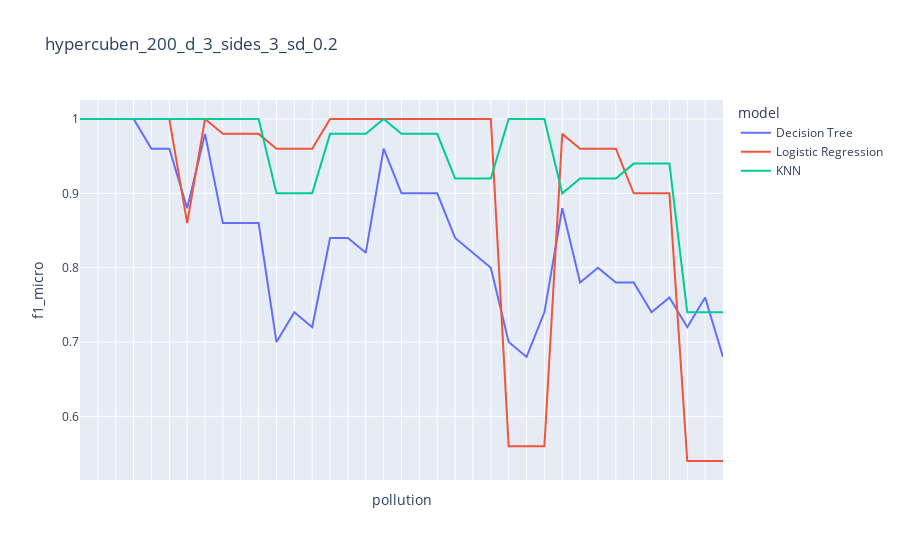
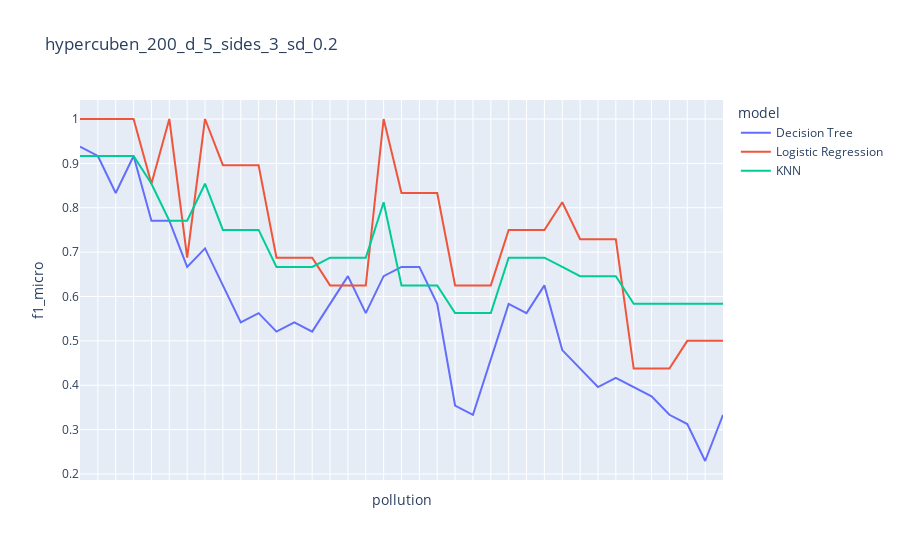
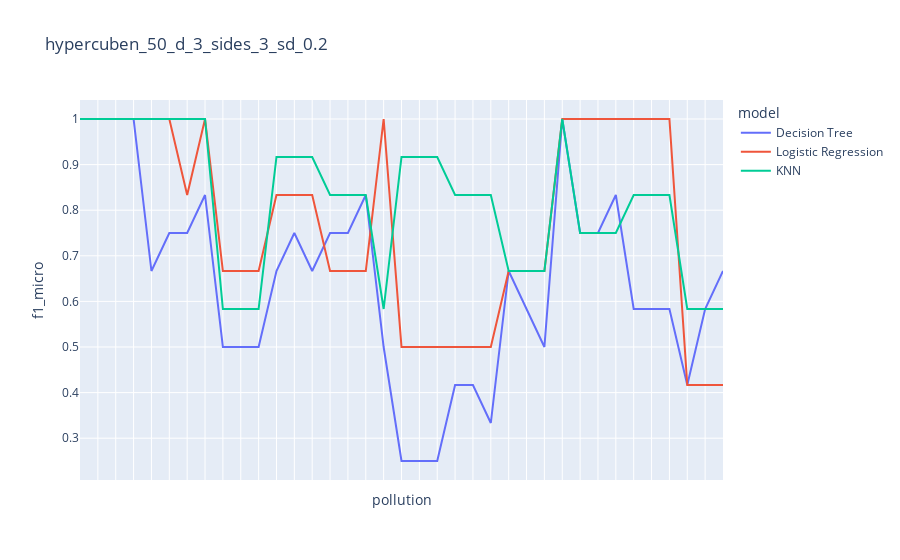
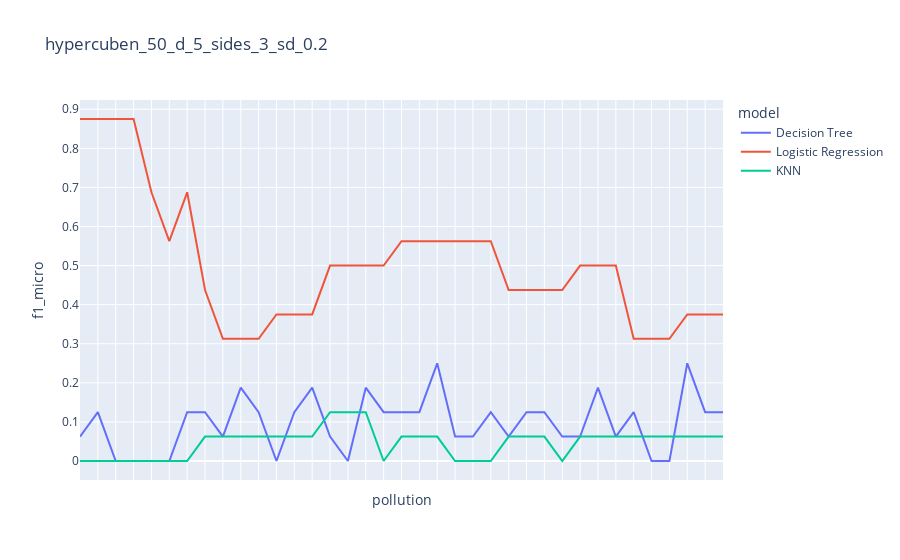

Notebook source saved alongside these figures, in order:
### Code cell
pol_col = df[['completeness', 'accuracy', 'dupp_fac']].columns
df_col = df.columns


groups = df.groupby('dataset')

for dataset, param in groups:
    
    param = param.sort_values(by=['completeness', 'accuracy', 'dupp_fac'], ascending=True, na_position='first')
    
    fig = px.line(param, x="pollution", y="f1_micro", color='model', title=param.dataset.iloc[0] )

    fig.update_xaxes(showticklabels=False)

    fig.show()
